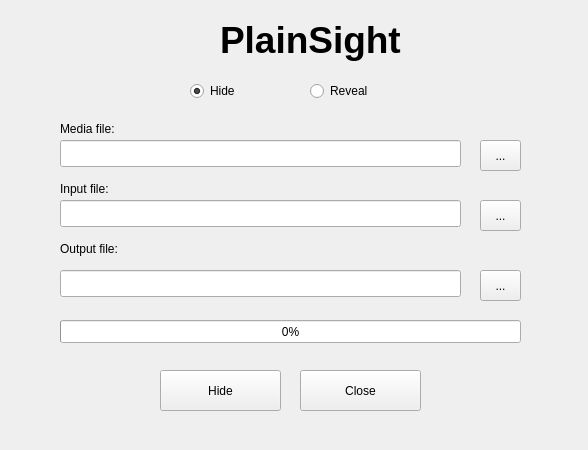
<?xml version="1.0" encoding="UTF-8"?>
<ui version="4.0">
 <class>MainWindow</class>
 <widget class="QMainWindow" name="MainWindow">
  <property name="geometry">
   <rect>
    <x>0</x>
    <y>0</y>
    <width>588</width>
    <height>450</height>
   </rect>
  </property>
  <property name="windowTitle">
   <string>SpyInk</string>
  </property>
  <widget class="QWidget" name="centralWidget">
   <widget class="QLabel" name="AppName">
    <property name="geometry">
     <rect>
      <x>220</x>
      <y>10</y>
      <width>191</width>
      <height>61</height>
     </rect>
    </property>
    <property name="text">
     <string>&lt;html&gt;&lt;head/&gt;&lt;body&gt;&lt;p&gt;&lt;span style=&quot; font-size:28pt; font-weight:600;&quot;&gt;PlainSight&lt;/span&gt;&lt;/p&gt;&lt;/body&gt;&lt;/html&gt;</string>
    </property>
   </widget>
   <widget class="QRadioButton" name="radio_hide">
    <property name="geometry">
     <rect>
      <x>190</x>
      <y>80</y>
      <width>117</width>
      <height>22</height>
     </rect>
    </property>
    <property name="text">
     <string>Hide</string>
    </property>
    <property name="checked">
     <bool>true</bool>
    </property>
   </widget>
   <widget class="QRadioButton" name="radio_reveal">
    <property name="geometry">
     <rect>
      <x>310</x>
      <y>80</y>
      <width>117</width>
      <height>22</height>
     </rect>
    </property>
    <property name="text">
     <string>Reveal</string>
    </property>
   </widget>
   <widget class="QProgressBar" name="progressBar">
    <property name="geometry">
     <rect>
      <x>60</x>
      <y>320</y>
      <width>461</width>
      <height>23</height>
     </rect>
    </property>
    <property name="value">
     <number>0</number>
    </property>
   </widget>
   <widget class="QPushButton" name="action">
    <property name="geometry">
     <rect>
      <x>160</x>
      <y>370</y>
      <width>121</width>
      <height>41</height>
     </rect>
    </property>
    <property name="text">
     <string>Hide</string>
    </property>
   </widget>
   <widget class="QLabel" name="label">
    <property name="geometry">
     <rect>
      <x>60</x>
      <y>120</y>
      <width>81</width>
      <height>17</height>
     </rect>
    </property>
    <property name="text">
     <string>Media file:</string>
    </property>
   </widget>
   <widget class="QLabel" name="label_2">
    <property name="geometry">
     <rect>
      <x>60</x>
      <y>180</y>
      <width>67</width>
      <height>17</height>
     </rect>
    </property>
    <property name="text">
     <string>Input file:</string>
    </property>
   </widget>
   <widget class="QLabel" name="label_3">
    <property name="geometry">
     <rect>
      <x>60</x>
      <y>240</y>
      <width>81</width>
      <height>17</height>
     </rect>
    </property>
    <property name="text">
     <string>Output file:</string>
    </property>
   </widget>
   <widget class="QPushButton" name="close">
    <property name="geometry">
     <rect>
      <x>300</x>
      <y>370</y>
      <width>121</width>
      <height>41</height>
     </rect>
    </property>
    <property name="text">
     <string>Close</string>
    </property>
   </widget>
   <widget class="QLineEdit" name="media_edit">
    <property name="geometry">
     <rect>
      <x>60</x>
      <y>140</y>
      <width>401</width>
      <height>27</height>
     </rect>
    </property>
   </widget>
   <widget class="QLineEdit" name="input_edit">
    <property name="geometry">
     <rect>
      <x>60</x>
      <y>200</y>
      <width>401</width>
      <height>27</height>
     </rect>
    </property>
   </widget>
   <widget class="QLineEdit" name="output_edit">
    <property name="geometry">
     <rect>
      <x>60</x>
      <y>270</y>
      <width>401</width>
      <height>27</height>
     </rect>
    </property>
   </widget>
   <widget class="QToolButton" name="media_file">
    <property name="geometry">
     <rect>
      <x>480</x>
      <y>140</y>
      <width>41</width>
      <height>31</height>
     </rect>
    </property>
    <property name="text">
     <string>...</string>
    </property>
   </widget>
   <widget class="QToolButton" name="input_file">
    <property name="geometry">
     <rect>
      <x>480</x>
      <y>200</y>
      <width>41</width>
      <height>31</height>
     </rect>
    </property>
    <property name="text">
     <string>...</string>
    </property>
   </widget>
   <widget class="QToolButton" name="output_file">
    <property name="geometry">
     <rect>
      <x>480</x>
      <y>270</y>
      <width>41</width>
      <height>31</height>
     </rect>
    </property>
    <property name="text">
     <string>...</string>
    </property>
   </widget>
  </widget>
 </widget>
 <layoutdefault spacing="6" margin="11"/>
 <resources/>
 <connections/>
</ui>
